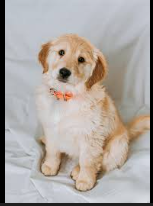
#> input picture LAB_02/test_image.png, 153 x 206 px, given in place of test_image.jpg, which was not available
$ python encoder.py
#> lines starting #> are read from the running program, lines starting #| are printed output that depends on the picture; pictures that were not available may be replaced by others from this repository, and a replacement may not be noted
### LAB_01/utils.py

import numpy as np
import cv2


def crop_to_square(img):
    height, width = img.shape
    min_dim = min(height, width)
    start_y = (height - min_dim) // 2
    start_x = (width - min_dim) // 2
    square_img = img[start_y:start_y + min_dim, start_x:start_x + min_dim]
    return square_img


def spatial_sampling(img, resolution):
    return cv2.resize(img, (resolution, resolution), interpolation=cv2.INTER_AREA)


def quantize_image(img, bit_depth):
    levels = 2 ** bit_depth
    quantized = np.floor(img / 256 * levels)
    quantized = np.clip(quantized, 0, levels - 1).astype(np.uint8)
    quantized_display = (quantized / (levels - 1) * 255).astype(np.uint8)
    return quantized, quantized_display


def pack_pixels(img_flat, bit_depth):
    pixels_per_byte = 8 // bit_depth
    packed = []
    for i in range(0, len(img_flat), pixels_per_byte):
        byte_val = 0
        for j in range(pixels_per_byte):
            if i + j < len(img_flat):
                byte_val = (byte_val << bit_depth) | int(img_flat[i + j])
            else:
                byte_val = byte_val << bit_depth
        packed.append(byte_val)
    return bytes(packed)


# [14 lines left out: function unpack_pixels, not called in this run]


def create_header(spatial_idx, intensity_idx):
    header = (spatial_idx << 2) | intensity_idx
    return header


# [4 lines left out: function parse_header, not called in this run]


SPATIAL_MAP = {100: 0, 200: 1, 400: 2, 800: 3}
SPATIAL_REVERSE_MAP = {0: 100, 1: 200, 2: 400, 3: 800}

INTENSITY_MAP = {1: 0, 2: 1, 4: 2, 8: 3}
INTENSITY_REVERSE_MAP = {0: 1, 1: 2, 2: 4, 3: 8}

### LAB_01/encoder.py

import numpy as np
import cv2
from utils import (crop_to_square, spatial_sampling, quantize_image,
                   pack_pixels, create_header, SPATIAL_MAP, INTENSITY_MAP)


def encode_image(img, spatial_res, bit_depth, output_file):
    print("Step 1: Cropping to square...")
    square_img = crop_to_square(img)

    print(f"Step 2: Resizing to {spatial_res}x{spatial_res}...")
    resized_img = spatial_sampling(square_img, spatial_res)

    print(f"Step 3: Quantizing to {bit_depth} bits...")
    quantized_data, quantized_display = quantize_image(resized_img, bit_depth)

    print("Step 4: Creating header...")
    spatial_idx = SPATIAL_MAP[spatial_res]
    intensity_idx = INTENSITY_MAP[bit_depth]
    header = create_header(spatial_idx, intensity_idx)

    print("Step 5: Packing and saving to file...")
    with open(output_file, 'wb') as f:
        f.write(header.to_bytes(1, byteorder='big'))
        if bit_depth < 8:
            flat_data = quantized_data.flatten()
            packed_data = pack_pixels(flat_data, bit_depth)
            f.write(packed_data)
        else:
            f.write(quantized_data.tobytes())

    import os
    file_size = os.path.getsize(output_file)
    print(f"Encoding complete! File size: {file_size} bytes")
    return quantized_display, file_size

def encode_image_verbose(img_path, spatial_res, bit_depth, output_file):
#> called with img_path = 'test_image.jpg', spatial_res = 200, bit_depth = 4, output_file = 'encoded.bin'
    try:
        # Load image
        print(f"Loading image from {img_path}...")
        img = cv2.imread(img_path, cv2.IMREAD_GRAYSCALE)
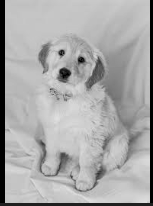
#> img: shape (206, 153); min 0, max 224, mean 168.9

        if img is None:
            print("Error: Could not load image!")
            return False, None

        print(f"Original image size: {img.shape}")
#| Original image size: (206, 153)

        # Encode
        encoded_img, file_size = encode_image(img, spatial_res, bit_depth, output_file)
#> in crop_to_square, `square_img = img[start_y:start_y + min_dim, start_x:start_x + min_dim]`:
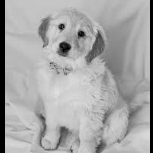
#> square_img: shape (153, 153); min 0, max 224, mean 166.5
#> in quantize_image, `quantized = np.floor(img / 256 * levels)`:
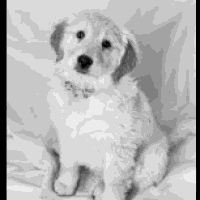
#> quantized: shape (200, 200) float64; min 0, max 14, mean 9.96; drawn with min black and max white
#> the loop in pack_pixels, `for i in range(0, len(img_flat), pixels_per_byte):` made 20000 passes
#> i on passes 3 to 5: 4, 6, 8
#> after the loop in pack_pixels, `for i in range(0, len(img_flat), pixels_per_byte):`: packed = 20000 values, max 237 at index 12037, min 0 at index 0, mean 168.8
#> file_size = 20001

        print("\n" + "=" * 50)
        print("ENCODING SUMMARY")
        print("=" * 50)
        print(f"Output resolution: {spatial_res}x{spatial_res}")
        print(f"Bit depth: {bit_depth} bits ({2 ** bit_depth} gray levels)")
        print(f"Output file: {output_file}")
        print(f"File size: {file_size} bytes")
#| File size: 20001 bytes
        print("=" * 50)

        return True, encoded_img

    except Exception as e:
        print(f"Error during encoding: {e}")
        return False, None


if __name__ == "__main__":
    # Test encoding
    test_img_path = "test_image.jpg"
    success, encoded = encode_image_verbose(
        test_img_path,
        spatial_res=200,
        bit_depth=4,
        output_file="encoded.bin"
    )
#> success = True

    if success:
        cv2.imshow("Encoded Image", encoded)
        cv2.waitKey(0)
        cv2.destroyAllWindows()
